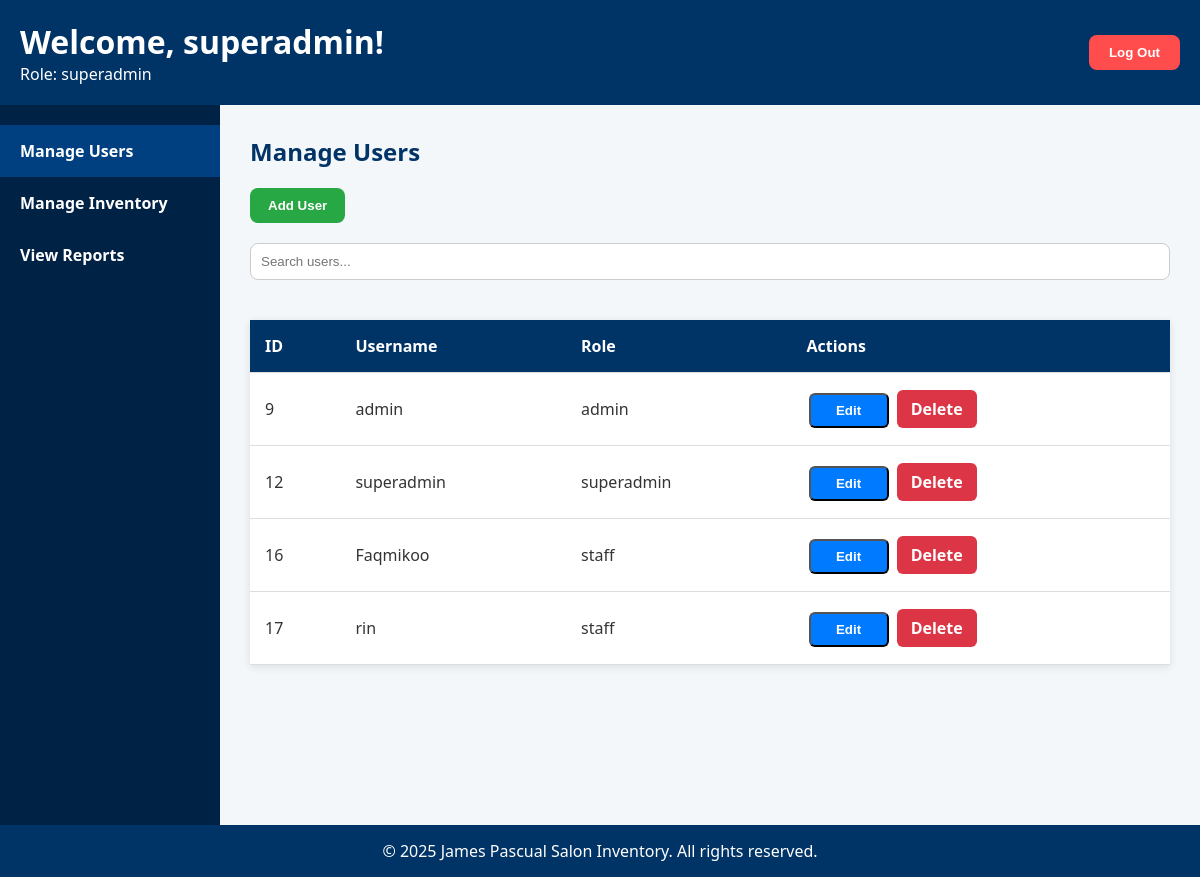
/Pages/admin_dashboard.php (signed in), run on the app's committed database.
### tables this page shows
CREATE TABLE `users` (
  `id` int(11) NOT NULL,
  `username` varchar(50) NOT NULL,
  `password` varchar(255) NOT NULL,
  `role` enum('admin','superadmin','staff') NOT NULL DEFAULT 'staff',
  `created_at` timestamp NOT NULL DEFAULT current_timestamp()
);

### Pages/admin_dashboard.php (the view, shortened to what this page needs)
<?php
include('../config/config.php');
$username = $_SESSION['username'];
$role = $_SESSION['role'];
?>
<!DOCTYPE html>
<html lang="en">
<head>
    <link rel="stylesheet" href="../css/dashboard.css">
</head>
<body>
<header>
    <div class="header-left">
        <h1>Welcome, <?php echo htmlspecialchars($username); ?>!</h1>
        <p>Role: <?php echo htmlspecialchars($role); ?></p>
    </div>
    <div class="header-right">
        <form method="post">
            <button type="submit" name="logout" class="logout-btn">Log Out</button>
        </form>
    </div>
</header>
<div class="main-content">
    <div class="sidebar">
        <a href="javascript:void(0);" class="tablinks active" onclick="openTab(event, 'users')">Manage Users</a>
        <a href="javascript:void(0);" class="tablinks" onclick="openTab(event, 'inventory')">Manage Inventory</a>
        <a href="javascript:void(0);" class="tablinks" onclick="openTab(event, 'reports')">View Reports</a>
    </div>
    <div class="dashboard-container">
        <section id="users" class="tabcontent" style="display: block;">
            <h2>Manage Users</h2>
            <button class="add-btn" onclick="toggleForm('addUserForm')">Add User</button>
            <input type="text" id="userSearch" onkeyup="searchTable('userTable', 'userSearch', 1)" placeholder="Search users..." class="search-input">
            <table class="styled-table" id="userTable">
                <thead>
                    <tr>
                        <th>ID</th>
                        <th>Username</th>
                        <th>Role</th>
                        <th>Actions</th>
                    </tr>
                </thead>
                <tbody>
<?php
$user_result = mysqli_query($conn, "SELECT * FROM users");
while ($user = mysqli_fetch_assoc($user_result)) {
    echo "<tr>
        <td>".htmlspecialchars($user['id'])."</td>
        <td>".htmlspecialchars($user['username'])."</td>
        <td>".htmlspecialchars($user['role'])."</td>
        <td>
            <button class='action-btn edit-btn' onclick='editUser(".$user['id'].", \"".$user['username']."\", \"".$user['role']."\")'>Edit</button>
            <a href='admin_dashboard.php?delete_user=".$user['id']."' class='action-btn delete-btn' onclick='return confirm(\"Are you sure you want to delete this user?\")'>Delete</a>
        </td>
    </tr>";
}
?>
                </tbody>
            </table>
        </section>
    </div>
</div>
<footer>
    <p>&copy; 2025 James Pascual Salon Inventory. All rights reserved.</p>
</footer>
</body>
</html>

### CSS/dashboard.css (style rules this page uses)
* { margin: 0; padding: 0; box-sizing: border-box; }
body { font-family: 'Segoe UI', Tahoma, Geneva, Verdana, sans-serif; background-color: #f4f7fa; color: #333; min-height: 100vh; display: flex; flex-direction: column; }
header { background-color: #003366; color: #ffffff; padding: 20px; display: flex; justify-content: space-between; align-items: center; }
.logout-btn { background-color: #ff4d4d; color: #ffffff; padding: 10px 20px; border: none; border-radius: 8px; cursor: pointer; font-weight: bold; }
.main-content { flex: 1; display: flex; background-color: #ffffff; }
.sidebar { width: 220px; background-color: #002244; padding-top: 20px; min-height: calc(100vh - 80px); }
.sidebar a { padding: 15px 20px; text-decoration: none; display: block; color: #ffffff; font-weight: bold; transition: background 0.3s; }
.sidebar a:hover, .sidebar a.active { background-color: #004080; }
.dashboard-container { flex: 1; padding: 30px; background-color: #f4f7fa; }
h2 { color: #003366; margin-bottom: 20px; }
.styled-table { width: 100%; border-collapse: collapse; margin-top: 20px; background-color: #ffffff; box-shadow: 0 2px 8px rgba(0, 0, 0, 0.1); }
.styled-table th, .styled-table td { padding: 15px; text-align: left; border-bottom: 1px solid #dddddd; }
.styled-table th { background-color: #003366; color: white; }
.search-input { padding: 10px; margin-bottom: 20px; width: 100%; border: 1px solid #cccccc; border-radius: 8px; }
footer { background-color: #003366; color: white; text-align: center; padding: 15px 0; margin-top: auto; }
.add-btn { background-color: #28a745; color: white; border: none; padding: 10px 18px; margin-bottom: 20px; border-radius: 8px; cursor: pointer; font-weight: bold; }
.tabcontent { display: none; }
.action-btn { text-decoration: none; padding: 8px 12px; margin: 2px; border-radius: 6px; font-weight: bold; display: inline-block; text-align: center; width: 80px; box-sizing: border-box; }
.edit-btn { background-color: #007bff; color: white; }
.delete-btn { background-color: #dc3545; color: white; }

### data on the page
users: id "9", username "admin", role "admin"
users: id "12", username "superadmin", role "superadmin"
users: id "16", username "Faqmikoo", role "staff"
users: id "17", username "rin", role "staff"

### other printed values
$username "superadmin"
$role "superadmin"
